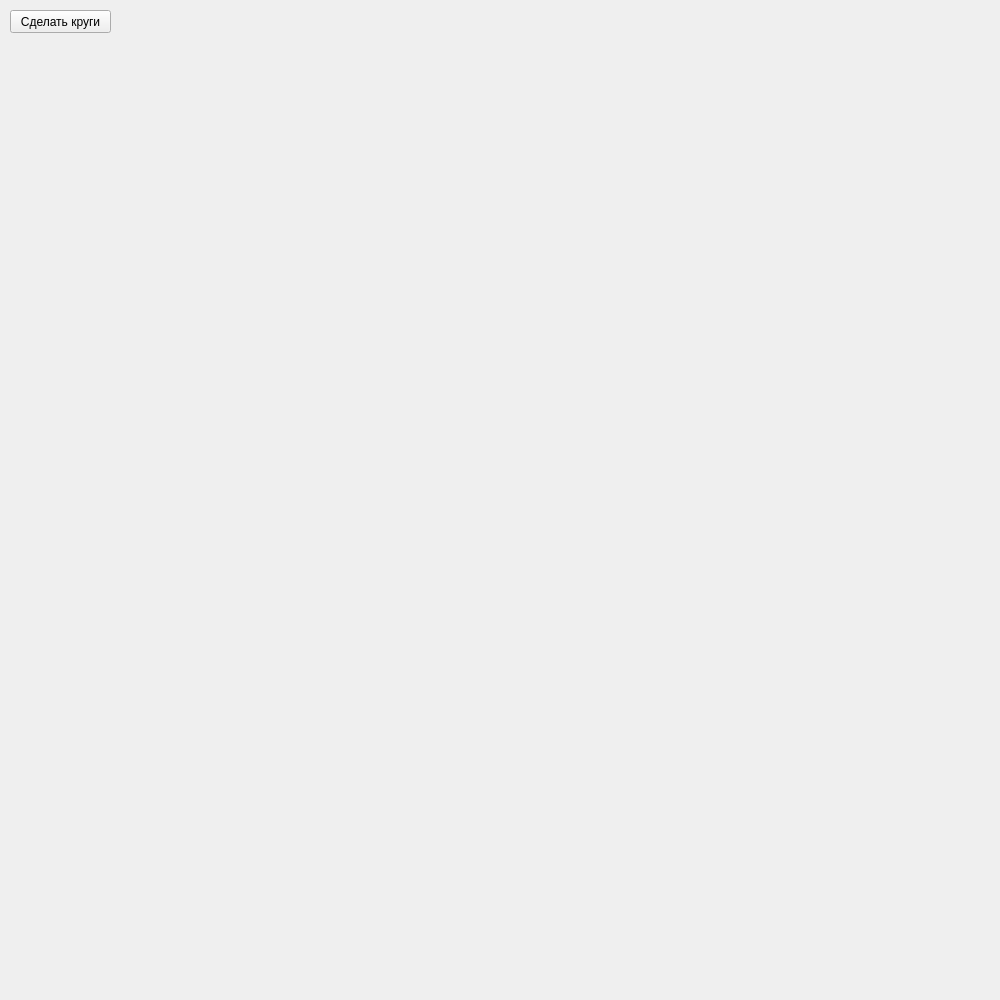
<?xml version="1.0" encoding="UTF-8"?>
<ui version="4.0">
 <class>Form</class>
 <widget class="QWidget" name="Form">
  <property name="geometry">
   <rect>
    <x>0</x>
    <y>0</y>
    <width>1000</width>
    <height>1000</height>
   </rect>
  </property>
  <property name="sizePolicy">
   <sizepolicy hsizetype="Ignored" vsizetype="Preferred">
    <horstretch>0</horstretch>
    <verstretch>0</verstretch>
   </sizepolicy>
  </property>
  <property name="minimumSize">
   <size>
    <width>1000</width>
    <height>1000</height>
   </size>
  </property>
  <property name="maximumSize">
   <size>
    <width>1000</width>
    <height>1000</height>
   </size>
  </property>
  <property name="windowTitle">
   <string>Супрематизм</string>
  </property>
  <widget class="QPushButton" name="sircle_btn">
   <property name="geometry">
    <rect>
     <x>10</x>
     <y>10</y>
     <width>101</width>
     <height>23</height>
    </rect>
   </property>
   <property name="text">
    <string>Сделать круги</string>
   </property>
  </widget>
 </widget>
 <resources/>
 <connections/>
</ui>
